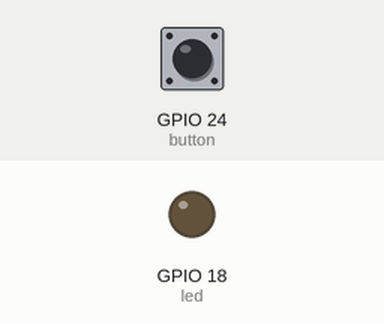
This program was run on a simulated Raspberry Pi (BCM pin numbers). Shown: output pins drawn as LEDs (lit = HIGH). Dashed ring = blinking. Inputs (shaded band) come from the test bench; at power-on: GPIO 24 (button) HIGH.

Above: at 1.2 s.
1.3 s: GPIO 24 (button) pulled LOW for 0.15 s
At 2.1 s:
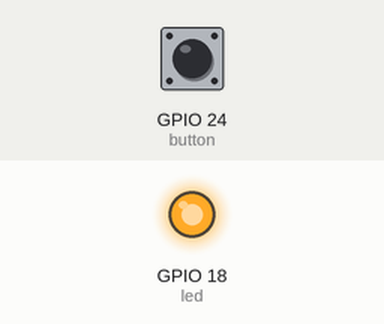
2.9 s: GPIO 24 (button) pulled LOW for 1 s
At 3.4 s:
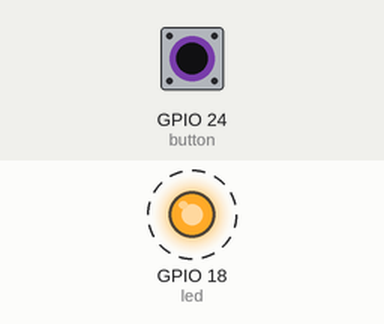
5.9 s: GPIO 24 (button) pulled LOW for 3.2 s
At 6.8 s:
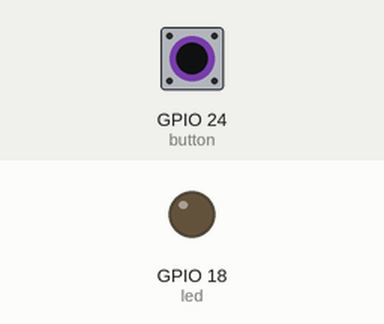
Timing chart, 0 to 8.9 s (numbered marks = the images above; inputs shaded):
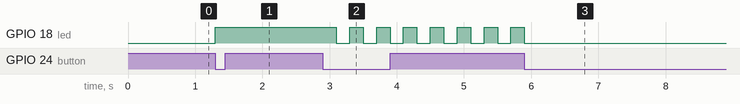

The program:

main.py
```python
# THIS PROJECT IMPLEMENTS A LED SWITCHER
# It has 3 modes: disabled, enabled or blinking

from gpiozero import LED, Button
from signal import pause
from typing import Callable

LED_PIN = 18
BUTTON_PIN = 24


class Mode:
    def __init__(self, name: str, operation: Callable, next=None):
        self.name = name
        self.operation = operation
        self.next = next


class Modes:
    def __init__(self, led: LED):
        blink_mode = Mode("blinking", lambda led: led.blink(0.2, 0.2))
        enable_mode = Mode("enabled", lambda led: led.on(), blink_mode)
        disable_mode = Mode("disabled", lambda led: led.off(), enable_mode)
        blink_mode.next = disable_mode
        self.current = disable_mode
        self.led = led

    def toggle(self):
        self.current = self.current.next
        self.current.operation(self.led)


def run():
    led = LED(LED_PIN)
    button = Button(BUTTON_PIN)

    modes = Modes(led)

    button.when_pressed = modes.toggle

    pause()


if __name__ == "__main__":
    run()
```

Measured:
- after the input at 1.3 s, GPIO 18 (led): LOW → HIGH at once
- after the input at 2.9 s, GPIO 18 (led): alternates HIGH for 0.20 s and LOW for 0.20 s, starting after 0.20 s
- after the input at 5.9 s, GPIO 18 (led): goes on until 5.9 s, then stays LOW
